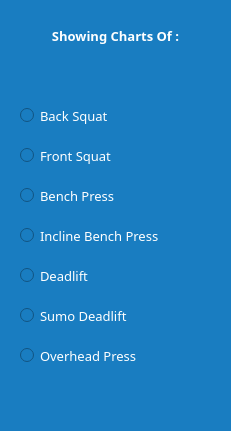
         <widget class="QFrame" name="frame_3">
          <property name="geometry">
           <rect>
            <x>0</x>
            <y>380</y>
            <width>231</width>
            <height>431</height>
           </rect>
          </property>
          <property name="styleSheet">
           <string notr="true">background-color: rgb(3, 114, 188);
background-color: rgb(25, 125, 193);
color: rgb(255, 255, 255);
border-radius : 10px;</string>
          </property>
          <property name="frameShape">
           <enum>QFrame::StyledPanel</enum>
          </property>
          <property name="frameShadow">
           <enum>QFrame::Raised</enum>
          </property>
          <widget class="QLabel" name="txtSquatScore_49">
           <property name="geometry">
            <rect>
             <x>10</x>
             <y>10</y>
             <width>211</width>
             <height>51</height>
            </rect>
           </property>
           <property name="font">
            <font>
             <family>Century Gothic</family>
             <pointsize>10</pointsize>
             <weight>75</weight>
             <italic>false</italic>
             <bold>true</bold>
            </font>
           </property>
           <property name="text">
            <string>Showing Charts Of :</string>
           </property>
           <property name="alignment">
            <set>Qt::AlignCenter</set>
           </property>
          </widget>
          <widget class="QRadioButton" name="radioBS">
           <property name="geometry">
            <rect>
             <x>20</x>
             <y>100</y>
             <width>171</width>
             <height>31</height>
            </rect>
           </property>
           <property name="font">
            <font>
             <family>Century Gothic</family>
             <pointsize>10</pointsize>
            </font>
           </property>
           <property name="text">
            <string>Back Squat</string>
           </property>
          </widget>
          <widget class="QRadioButton" name="radioFS">
           <property name="geometry">
            <rect>
             <x>20</x>
             <y>140</y>
             <width>181</width>
             <height>31</height>
            </rect>
           </property>
           <property name="font">
            <font>
             <family>Century Gothic</family>
             <pointsize>10</pointsize>
            </font>
           </property>
           <property name="text">
            <string>Front Squat</string>
           </property>
          </widget>
          <widget class="QRadioButton" name="radioBP">
           <property name="geometry">
            <rect>
             <x>20</x>
             <y>180</y>
             <width>171</width>
             <height>31</height>
            </rect>
           </property>
           <property name="font">
            <font>
             <family>Century Gothic</family>
             <pointsize>10</pointsize>
            </font>
           </property>
           <property name="text">
            <string>Bench Press</string>
           </property>
          </widget>
          <widget class="QRadioButton" name="radioIBP">
           <property name="geometry">
            <rect>
             <x>20</x>
             <y>220</y>
             <width>181</width>
             <height>31</height>
            </rect>
           </property>
           <property name="font">
            <font>
             <family>Century Gothic</family>
             <pointsize>10</pointsize>
            </font>
           </property>
           <property name="text">
            <string>Incline Bench Press</string>
           </property>
          </widget>
          <widget class="QRadioButton" name="radioDL">
           <property name="geometry">
            <rect>
             <x>20</x>
             <y>260</y>
             <width>181</width>
             <height>31</height>
            </rect>
           </property>
           <property name="font">
            <font>
             <family>Century Gothic</family>
             <pointsize>10</pointsize>
            </font>
           </property>
           <property name="text">
            <string>Deadlift</string>
           </property>
          </widget>
          <widget class="QRadioButton" name="radioSDL">
           <property name="geometry">
            <rect>
             <x>20</x>
             <y>300</y>
             <width>181</width>
             <height>31</height>
            </rect>
           </property>
           <property name="font">
            <font>
             <family>Century Gothic</family>
             <pointsize>10</pointsize>
            </font>
           </property>
           <property name="text">
            <string>Sumo Deadlift</string>
           </property>
          </widget>
          <widget class="QRadioButton" name="radioOHP">
           <property name="geometry">
            <rect>
             <x>20</x>
             <y>340</y>
             <width>181</width>
             <height>31</height>
            </rect>
           </property>
           <property name="font">
            <font>
             <family>Century Gothic</family>
             <pointsize>10</pointsize>
            </font>
           </property>
           <property name="text">
            <string>Overhead Press</string>
           </property>
          </widget>
         </widget>
